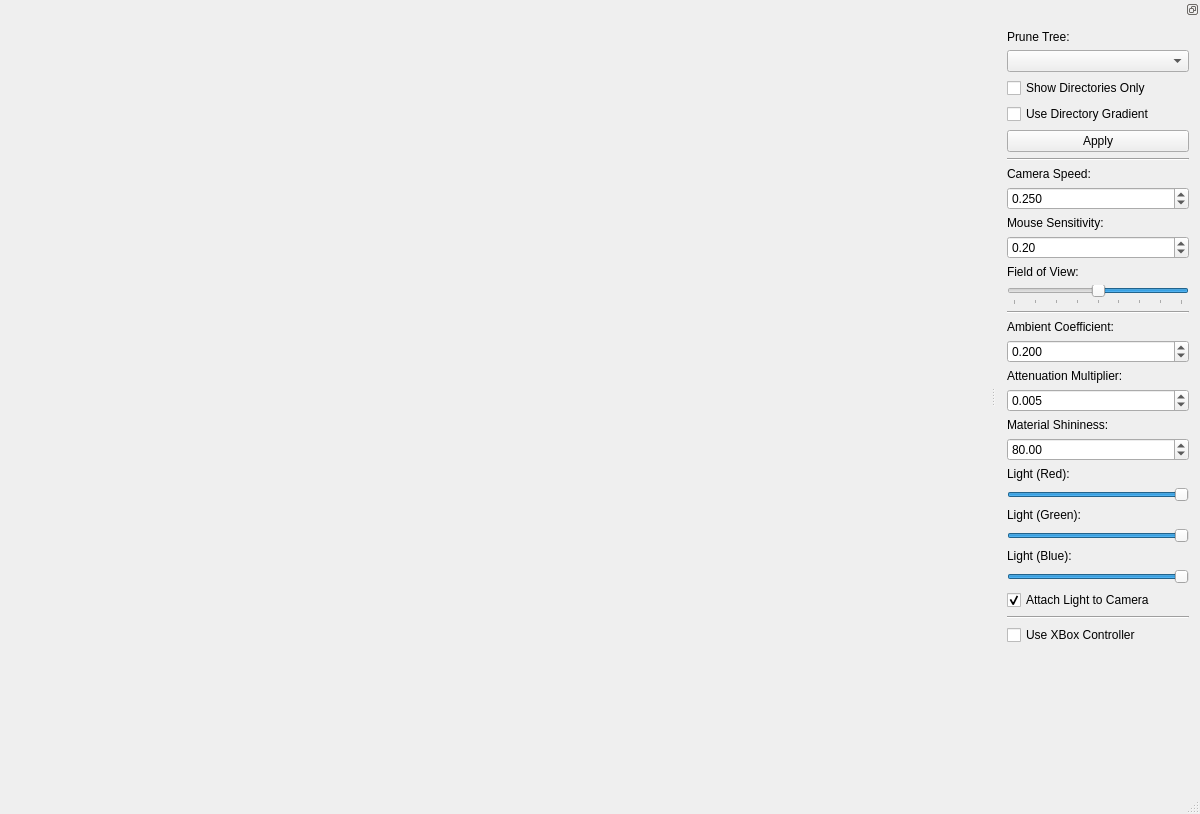
<?xml version="1.0" encoding="UTF-8"?>
<ui version="4.0">
 <class>MainWindow</class>
 <widget class="QMainWindow" name="MainWindow">
  <property name="geometry">
   <rect>
    <x>0</x>
    <y>0</y>
    <width>1200</width>
    <height>814</height>
   </rect>
  </property>
  <property name="minimumSize">
   <size>
    <width>400</width>
    <height>300</height>
   </size>
  </property>
  <property name="windowTitle">
   <string>D-Viz</string>
  </property>
  <widget class="QWidget" name="centralWidget">
   <property name="sizeIncrement">
    <size>
     <width>1</width>
     <height>1</height>
    </size>
   </property>
   <layout class="QVBoxLayout" name="verticalLayout">
    <item>
     <layout class="QVBoxLayout" name="canvasLayout">
      <property name="leftMargin">
       <number>2</number>
      </property>
      <property name="topMargin">
       <number>2</number>
      </property>
      <property name="rightMargin">
       <number>2</number>
      </property>
      <property name="bottomMargin">
       <number>2</number>
      </property>
     </layout>
    </item>
   </layout>
  </widget>
  <widget class="QMenuBar" name="menuBar">
   <property name="geometry">
    <rect>
     <x>0</x>
     <y>0</y>
     <width>1200</width>
     <height>20</height>
    </rect>
   </property>
  </widget>
  <widget class="QStatusBar" name="statusBar"/>
  <widget class="QDockWidget" name="dockWidget">
   <property name="enabled">
    <bool>true</bool>
   </property>
   <property name="minimumSize">
    <size>
     <width>204</width>
     <height>781</height>
    </size>
   </property>
   <property name="features">
    <set>QDockWidget::DockWidgetFloatable|QDockWidget::DockWidgetMovable</set>
   </property>
   <property name="allowedAreas">
    <set>Qt::LeftDockWidgetArea|Qt::RightDockWidgetArea</set>
   </property>
   <attribute name="dockWidgetArea">
    <number>2</number>
   </attribute>
   <widget class="QWidget" name="dockWidgetContents">
    <layout class="QVBoxLayout" name="verticalLayout_2">
     <item>
      <widget class="QLabel" name="pruneTreeLabel">
       <property name="text">
        <string>Prune Tree:</string>
       </property>
      </widget>
     </item>
     <item>
      <widget class="QComboBox" name="pruneSizeComboBox">
       <property name="whatsThis">
        <string>Only those items larger than this size will be shown.</string>
       </property>
      </widget>
     </item>
     <item>
      <widget class="QCheckBox" name="directoriesOnlyCheckbox">
       <property name="text">
        <string>Show Directories Only</string>
       </property>
      </widget>
     </item>
     <item>
      <widget class="QCheckBox" name="directoryGradientCheckBox">
       <property name="text">
        <string>Use Directory Gradient</string>
       </property>
      </widget>
     </item>
     <item>
      <widget class="QPushButton" name="pruneTreeButton">
       <property name="text">
        <string>Apply</string>
       </property>
      </widget>
     </item>
     <item>
      <widget class="Line" name="line">
       <property name="orientation">
        <enum>Qt::Horizontal</enum>
       </property>
      </widget>
     </item>
     <item>
      <widget class="QLabel" name="cameraSpeedLabel">
       <property name="text">
        <string>Camera Speed:</string>
       </property>
      </widget>
     </item>
     <item>
      <widget class="QDoubleSpinBox" name="cameraSpeedSpinner">
       <property name="decimals">
        <number>3</number>
       </property>
       <property name="maximum">
        <double>1.000000000000000</double>
       </property>
       <property name="singleStep">
        <double>0.010000000000000</double>
       </property>
       <property name="value">
        <double>0.250000000000000</double>
       </property>
      </widget>
     </item>
     <item>
      <widget class="QLabel" name="mouseSensitivityLabel">
       <property name="text">
        <string>Mouse Sensitivity:</string>
       </property>
      </widget>
     </item>
     <item>
      <widget class="QDoubleSpinBox" name="mouseSensitivitySpinner">
       <property name="maximum">
        <double>1.000000000000000</double>
       </property>
       <property name="singleStep">
        <double>0.100000000000000</double>
       </property>
       <property name="value">
        <double>0.200000000000000</double>
       </property>
      </widget>
     </item>
     <item>
      <widget class="QLabel" name="fieldOfViewLabel">
       <property name="text">
        <string>Field of View:</string>
       </property>
      </widget>
     </item>
     <item>
      <widget class="QSlider" name="fieldOfViewSlider">
       <property name="minimum">
        <number>5</number>
       </property>
       <property name="maximum">
        <number>85</number>
       </property>
       <property name="singleStep">
        <number>5</number>
       </property>
       <property name="value">
        <number>45</number>
       </property>
       <property name="orientation">
        <enum>Qt::Horizontal</enum>
       </property>
       <property name="invertedAppearance">
        <bool>true</bool>
       </property>
       <property name="tickPosition">
        <enum>QSlider::TicksBelow</enum>
       </property>
       <property name="tickInterval">
        <number>10</number>
       </property>
      </widget>
     </item>
     <item>
      <widget class="Line" name="line_2">
       <property name="orientation">
        <enum>Qt::Horizontal</enum>
       </property>
      </widget>
     </item>
     <item>
      <widget class="QLabel" name="label">
       <property name="text">
        <string>Ambient Coefficient:</string>
       </property>
      </widget>
     </item>
     <item>
      <widget class="QDoubleSpinBox" name="ambientCoefficientSpinner">
       <property name="decimals">
        <number>3</number>
       </property>
       <property name="minimum">
        <double>0.001000000000000</double>
       </property>
       <property name="maximum">
        <double>1.000000000000000</double>
       </property>
       <property name="singleStep">
        <double>0.005000000000000</double>
       </property>
       <property name="value">
        <double>0.200000000000000</double>
       </property>
      </widget>
     </item>
     <item>
      <widget class="QLabel" name="label_2">
       <property name="text">
        <string>Attenuation Multiplier:</string>
       </property>
      </widget>
     </item>
     <item>
      <widget class="QDoubleSpinBox" name="attenuationSpinner">
       <property name="decimals">
        <number>3</number>
       </property>
       <property name="maximum">
        <double>1.000000000000000</double>
       </property>
       <property name="singleStep">
        <double>0.001000000000000</double>
       </property>
       <property name="value">
        <double>0.005000000000000</double>
       </property>
      </widget>
     </item>
     <item>
      <widget class="QLabel" name="label_3">
       <property name="text">
        <string>Material Shininess:</string>
       </property>
      </widget>
     </item>
     <item>
      <widget class="QDoubleSpinBox" name="shininesSpinner">
       <property name="minimum">
        <double>1.000000000000000</double>
       </property>
       <property name="maximum">
        <double>100.000000000000000</double>
       </property>
       <property name="value">
        <double>80.000000000000000</double>
       </property>
      </widget>
     </item>
     <item>
      <widget class="QLabel" name="label_4">
       <property name="text">
        <string>Light (Red):</string>
       </property>
      </widget>
     </item>
     <item>
      <widget class="QSlider" name="lightRedSlider">
       <property name="maximum">
        <number>100</number>
       </property>
       <property name="value">
        <number>100</number>
       </property>
       <property name="orientation">
        <enum>Qt::Horizontal</enum>
       </property>
      </widget>
     </item>
     <item>
      <widget class="QLabel" name="label_5">
       <property name="text">
        <string>Light (Green):</string>
       </property>
      </widget>
     </item>
     <item>
      <widget class="QSlider" name="lightGreenSlider">
       <property name="maximum">
        <number>100</number>
       </property>
       <property name="value">
        <number>100</number>
       </property>
       <property name="orientation">
        <enum>Qt::Horizontal</enum>
       </property>
      </widget>
     </item>
     <item>
      <widget class="QLabel" name="label_6">
       <property name="text">
        <string>Light (Blue):</string>
       </property>
      </widget>
     </item>
     <item>
      <widget class="QSlider" name="lightBlueSlider">
       <property name="maximum">
        <number>100</number>
       </property>
       <property name="value">
        <number>100</number>
       </property>
       <property name="orientation">
        <enum>Qt::Horizontal</enum>
       </property>
      </widget>
     </item>
     <item>
      <widget class="QCheckBox" name="attachLightToCameraCheckBox">
       <property name="text">
        <string>Attach Light to Camera</string>
       </property>
       <property name="checked">
        <bool>true</bool>
       </property>
      </widget>
     </item>
     <item>
      <widget class="Line" name="line_3">
       <property name="orientation">
        <enum>Qt::Horizontal</enum>
       </property>
      </widget>
     </item>
     <item>
      <widget class="QCheckBox" name="useXBoxController">
       <property name="text">
        <string>Use XBox Controller</string>
       </property>
       <property name="checked">
        <bool>false</bool>
       </property>
      </widget>
     </item>
     <item>
      <spacer name="verticalSpacer">
       <property name="orientation">
        <enum>Qt::Vertical</enum>
       </property>
       <property name="sizeHint" stdset="0">
        <size>
         <width>20</width>
         <height>40</height>
        </size>
       </property>
      </spacer>
     </item>
    </layout>
   </widget>
  </widget>
 </widget>
 <layoutdefault spacing="6" margin="11"/>
 <resources/>
 <connections/>
</ui>
